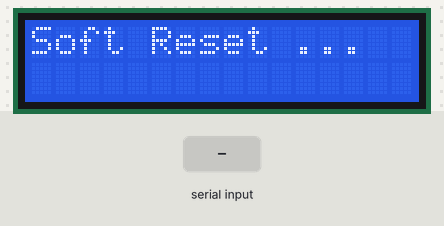
Bench run of a sketch on a simulated Arduino Uno, built with avr-gcc and run on an emulated ATmega328P. Parts: 16×2 character LCD. The test bench sets the inputs (shaded band). What the sketch prints to the serial monitor is not drawn.

Above: at 0.1 s.
At 2.2 s:
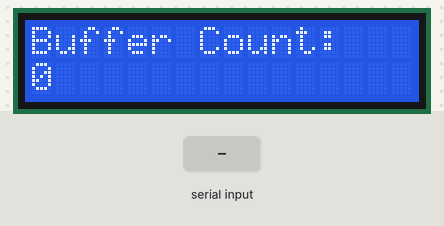
2.3 s: byte 30 received over Serial
3.8 s: byte 90 received over Serial
5.3 s: byte 120 received over Serial
Timing chart, 0 to 8.3 s (numbered marks = the images above; inputs shaded):
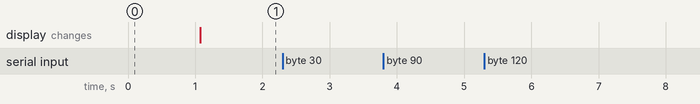

Measured:
- after the input at 2.3 s, every drawn part: stays the same
- after the input at 3.8 s, every drawn part: stays the same
- after the input at 5.3 s, every drawn part: stays the same

The sketch:

Serial_Parsing_Test_2.ino
```cpp
#include <SPI.h>
#include <LiquidCrystal.h>
LiquidCrystal lcd(10);

int clearLine(int a){
  lcd.setCursor(0, a);
  lcd.print("                 ");
  lcd.setCursor(0, a);
}

void setup()
{
  Serial.begin(1200);
  // set up the LCD's number of columns and rows:
  lcd.begin(16, 2);
  // Print a message to the LCD.
  lcd.print("Soft Reset ...");
  delay(1000);

  clearLine(0);
  lcd.print("Buffer Count:");
  clearLine(1);
  lcd.print(0);
}

int testTemp;
int testCounter = 0;

void loop()
{
  if (Serial.available() > 0){
    //testTemp = Serial.parseInt();
    testTemp = Serial.read();
    Serial.print((char)testTemp);
    //Serial.print(" ");

    //clearLine(1);
    //lcd.print(Serial.available());
  }

}
```
